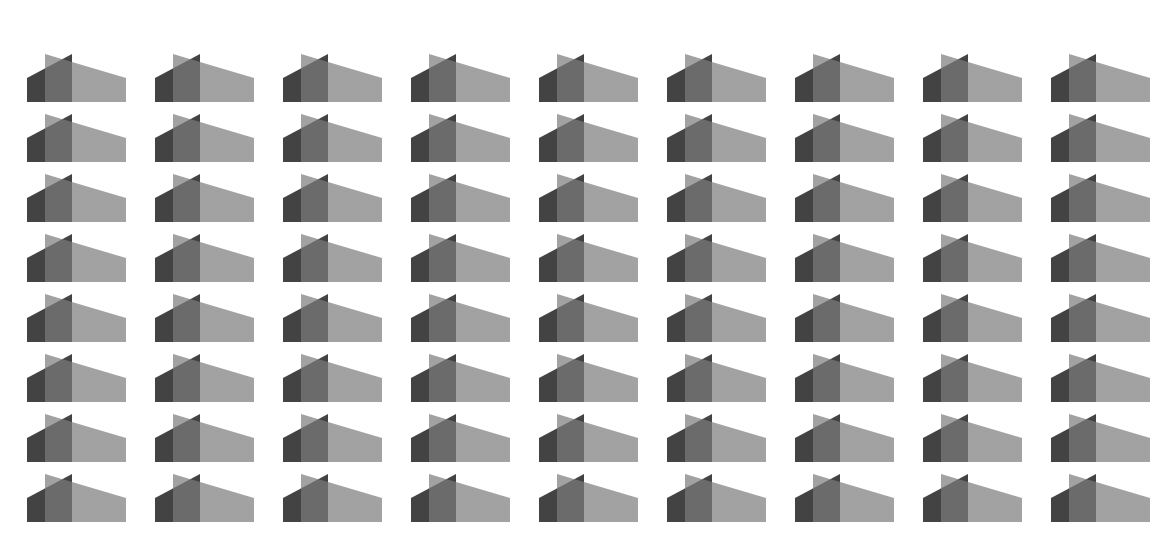
Frame 1 (no input)
Frame 60 (the mouse pressed at the canvas centre just before this capture): identical to frame 1, image omitted
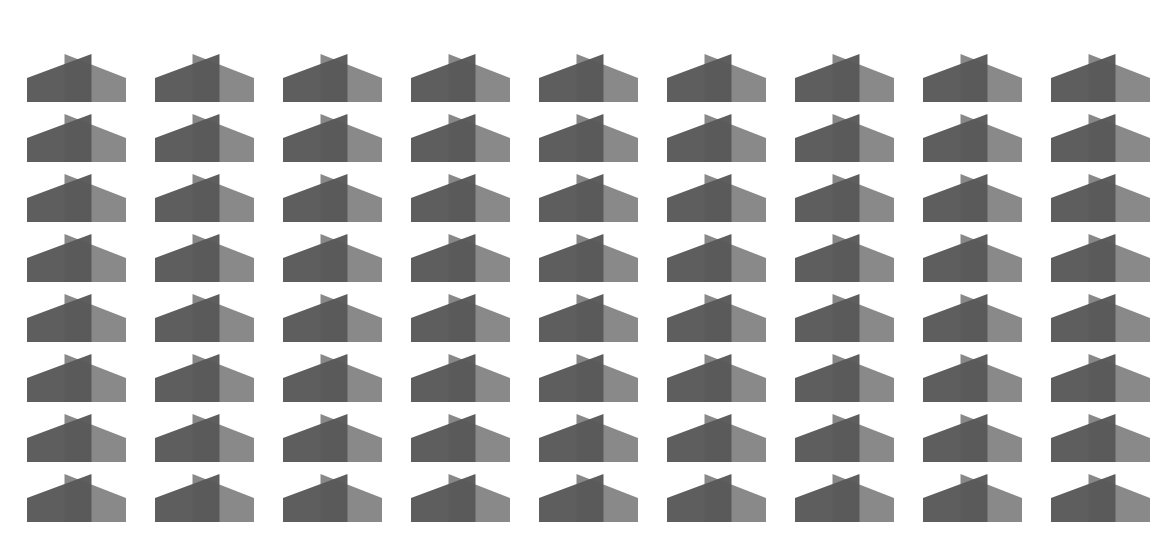
Frame 120 (the mouse held since frame 60 and released just before this capture)

The Processing sketch that drew these frames (run headless with seeded random() and noise(); from frame 60 on, the mouse is pressed at the canvas centre):

// Processing sketch: processing_65125
// ── processing_65125.pde

float xpos, ypos;
 
void setup() {
  size(1170,560);
  xpos = width/2;
 ypos = 0;
  smooth();
  rectMode(CENTER);
}
void draw() {
  background(255);
   
  for(int i =0; i <=width; i+=128){
  pushMatrix();
  float angle = atan2(mouseY-ypos, mouseX-i); // y first. x later.
 translate(i, ypos);
 scale(0.3);
 
    float xpos=map(mouseX,0,width,240,370);
    float xpos2=map(mouseX,0,width,150,280);
    float diff1 = xpos - 80;
    float diff2 = xpos2 - 80;
    float fill1 = map(diff1, 150,280, 10, 80);
    float fill2 = map(diff2, 280,150, 10, 80);
    
   beginShape();
   fill(fill1,200);
   noStroke();
   vertex(90,260);
   vertex(90,340);
   vertex(xpos,340);
   vertex(xpos,180);
   endShape();
 
   beginShape();
   fill(fill2,180);
   noStroke();
   vertex(420,260);
   vertex(420,340);
   vertex(xpos2,340);
   vertex(xpos2,180);
   endShape();
 
popMatrix();

  pushMatrix();
 translate(i, ypos+60);
 scale(0.3);
   beginShape();
   fill(fill1,200);
   noStroke();
   vertex(90,260);
   vertex(90,340);
   vertex(xpos,340);
   vertex(xpos,180);
   endShape();
   beginShape();
   fill(fill2,180);
   noStroke();
   vertex(420,260);
   vertex(420,340);
   vertex(xpos2,340);
   vertex(xpos2,180);
   endShape();
popMatrix();



  pushMatrix();
 translate(i, ypos+120);
 scale(0.3);
   beginShape();
   fill(fill1,200);
   noStroke();
   vertex(90,260);
   vertex(90,340);
   vertex(xpos,340);
   vertex(xpos,180);
   endShape();
   beginShape();
   fill(fill2,180);
   noStroke();
   vertex(420,260);
   vertex(420,340);
   vertex(xpos2,340);
   vertex(xpos2,180);
   endShape();
popMatrix();


pushMatrix();
 translate(i, ypos+180);
 scale(0.3);
   beginShape();
   fill(fill1,200);
   noStroke();
   vertex(90,260);
   vertex(90,340);
   vertex(xpos,340);
   vertex(xpos,180);
   endShape();
   beginShape();
   fill(fill2,180);
   noStroke();
   vertex(420,260);
   vertex(420,340);
   vertex(xpos2,340);
   vertex(xpos2,180);
   endShape();
popMatrix();


pushMatrix();
 translate(i, ypos+240);
 scale(0.3);
   beginShape();
   fill(fill1,200);
   noStroke();
   vertex(90,260);
   vertex(90,340);
   vertex(xpos,340);
   vertex(xpos,180);
   endShape();
   beginShape();
   fill(fill2,180);
   noStroke();
   vertex(420,260);
   vertex(420,340);
   vertex(xpos2,340);
   vertex(xpos2,180);
   endShape();
popMatrix();


pushMatrix();
 translate(i, ypos+300);
 scale(0.3);
   beginShape();
   fill(fill1,200);
   noStroke();
   vertex(90,260);
   vertex(90,340);
   vertex(xpos,340);
   vertex(xpos,180);
   endShape();
   beginShape();
   fill(fill2,180);
   noStroke();
   vertex(420,260);
   vertex(420,340);
   vertex(xpos2,340);
   vertex(xpos2,180);
   endShape();
popMatrix();



pushMatrix();
 translate(i, ypos+360);
 scale(0.3);
   beginShape();
   fill(fill1,200);
   noStroke();
   vertex(90,260);
   vertex(90,340);
   vertex(xpos,340);
   vertex(xpos,180);
   endShape();
   beginShape();
   fill(fill2,180);
   noStroke();
   vertex(420,260);
   vertex(420,340);
   vertex(xpos2,340);
   vertex(xpos2,180);
   endShape();
popMatrix();



pushMatrix();
 translate(i, ypos+420);
 scale(0.3);
   beginShape();
   fill(fill1,200);
   noStroke();
   vertex(90,260);
   vertex(90,340);
   vertex(xpos,340);
   vertex(xpos,180);
   endShape();
   beginShape();
   fill(fill2,180);
   noStroke();
   vertex(420,260);
   vertex(420,340);
   vertex(xpos2,340);
   vertex(xpos2,180);
   endShape();
popMatrix();


    }
  }
